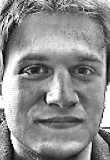
%> input picture diploma/2007/Система online контроля доступа конечного пользователя - Дурнов Денис - РК9-101/sources/work/Fnew.tif, 110 x 160 px
$ octave --eval "ddk_grad(imread('Fnew.tif'));"   (GNU Octave 9; MATLAB toolbox functions it lacks are replaced by stand-ins)
%> lines starting %> are read from the running program, lines starting %| are printed output that depends on the picture
function ddk_grad(Im)
% Функция вычисления поля градиентов входного изображения.
h = fspecial('sobel');
ix = filter2(h, Im);
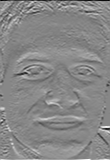
%> ix: size 160x110 double; min -985, max 872, mean 2.2; drawn with min black and max white
Ix = mat2gray(ix);
clear ix;

ht = h';
iy = filter2(ht, Im);
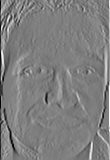
%> iy: size 160x110 double; min -1011, max 1020, mean 0.9; drawn with min black and max white
Iy = mat2gray(iy);
clear iy;

I = Ix + Iy;
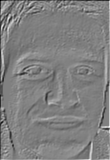
%> I: size 160x110 double; min 0.264, max 1.78, mean 1.03; drawn with min black and max white
%Запись изоражения в файл
imwrite(I, 'D:\Ixy.tif');
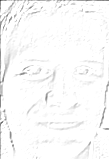
%> saved as Ixy.tif: size 160x110 uint8; min 67, max 255, mean 249.4
imwrite(Ix, 'D:\Ix.tif');
imwrite(Iy, 'D:\Iy.tif');
% Визуализация
subplot(2, 2, 1); subimage(Im); title('Image');
subplot(2, 2, 2); subimage(I); title('Ix + Iy');
subplot(2, 2, 3); subimage(Ix); title('Ix');
subplot(2, 2, 4); subimage(Iy); title('Iy');

$ run again, on diploma/2007/Система online контроля доступа конечного пользователя - Дурнов Денис - РК9-101/sources/work/I.tif
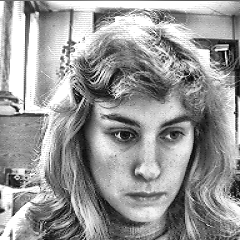
%> input picture diploma/2007/Система online контроля доступа конечного пользователя - Дурнов Денис - РК9-101/sources/work/I.tif, 240 x 240 px
%> in ddk_grad, `I = Ix + Iy;`:
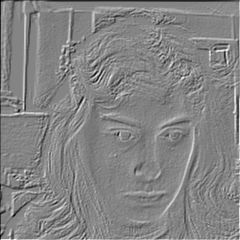
%> I: size 240x240 double; min 0.339, max 1.62, mean 1; drawn with min black and max white
%> in ddk_grad, `imwrite(I, 'D:\Ixy.tif');`:
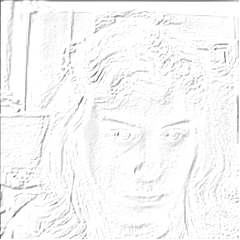
%> saved as Ixy.tif: size 240x240 uint8; min 87, max 255, mean 246.6

$ run again, on diploma/2007/Система online контроля доступа конечного пользователя - Дурнов Денис - РК9-101/sources/work/Middle.tif
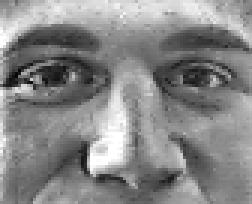
%> input picture diploma/2007/Система online контроля доступа конечного пользователя - Дурнов Денис - РК9-101/sources/work/Middle.tif, 84 x 68 px (shown 3 times larger)
%> in ddk_grad, `I = Ix + Iy;`:
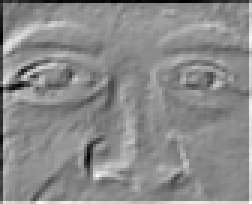
%> I: size 68x84 double (shown 3 times larger); min 0.549, max 1.64, mean 1.14; drawn with min black and max white
%> in ddk_grad, `imwrite(I, 'D:\Ixy.tif');`:
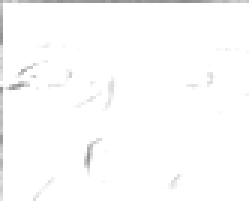
%> saved as Ixy.tif: size 68x84 uint8 (shown 3 times larger); min 140, max 255, mean 252.1

$ run again, on diploma/2007/Система online контроля доступа конечного пользователя - Дурнов Денис - РК9-101/sources/work/Rotate.TIF
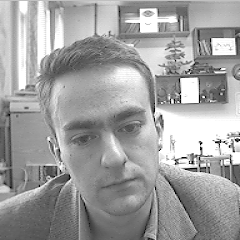
%> input picture diploma/2007/Система online контроля доступа конечного пользователя - Дурнов Денис - РК9-101/sources/work/Rotate.TIF, 240 x 240 px
%> in ddk_grad, `I = Ix + Iy;`:
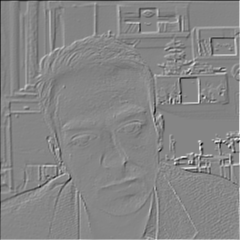
%> I: size 240x240 double; min 0.27, max 1.66, mean 1; drawn with min black and max white
%> in ddk_grad, `imwrite(I, 'D:\Ixy.tif');`:
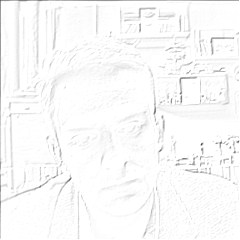
%> saved as Ixy.tif: size 240x240 uint8; min 69, max 255, mean 249.5
